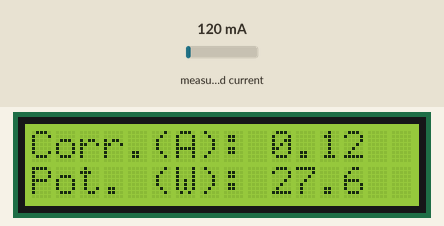
Simulated run of this sketch. Board: Arduino Uno, built with avr-gcc and run on an emulated ATmega328P. Shown: 16×2 character LCD. The test bench sets the inputs (shaded band); at power-on: measured current 120 mA. What the sketch prints to the serial monitor is not drawn.

Above: at 1.2 s.
1.3 s: measured current set to 40 mA
At 1.9 s:
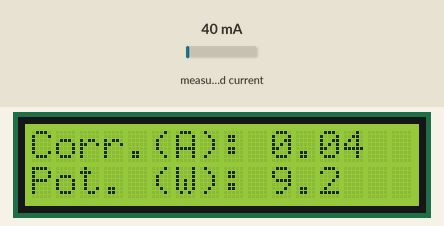
3.0 s: measured current set to 500 mA
At 4.6 s:
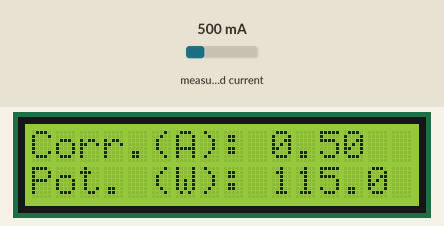
5.3 s: measured current set to 1000 mA
At 7.3 s:
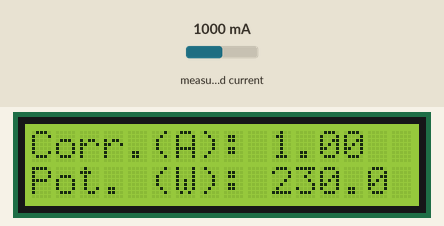
Timing chart, 0 to 8.8 s (numbered marks = the images above; inputs shaded):
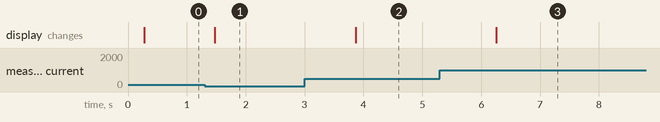

The sketch:

arduino_amperometro_con_sct-013-030_i2c.ino
```cpp
//Arduino Misuratore di potenzza e corrente elettrica con SCT-013-030

//Per il corretto funzionamento istallare la libreria EmonLib


#include "EmonLib.h"
#include <Wire.h>     // Libreria wire già presente in Arduino ide
#include <LiquidCrystal_I2C.h> // Libreria display I2C

LiquidCrystal_I2C lcd(0x27, 2, 1, 0, 4, 5, 6, 7, 3, POSITIVE);

EnergyMonitor emon1;

//Inserire la tensione della vostra rete elettrica
int rede = 230.0; // Italia 230V in alcuni paesi 110V

//Pin del sensore SCT su A1
int pin_sct = 1;

void setup()
{
  lcd.begin(16, 2);//Inizializzazione display
  lcd.clear();
  Serial.begin(9600);   //Apro la comunicazione seriale
  //Pin, calibrazione - Corrente Const= Ratio/Res. Burder. 1800/62 = 29.
  emon1.current(pin_sct, 29);
  //Informazioni iniziali display
  lcd.setCursor(0,0);
  lcd.print("Corr.(A):");
  lcd.setCursor(0,1);
  lcd.print("Pot. (W):");
}

void loop()
{
  //Calcolo della corrente
  double Irms = emon1.calcIrms(1480);
  //Mostra il valore della Corrente
  Serial.print("Corrente : ");
  Serial.print(Irms); // Irms
  lcd.setCursor(10,0);
  lcd.print(Irms);

  //Calcola e mostra i valori della Potenza
  Serial.print(" Potenza : ");
  Serial.println(Irms*rede);//Scrivo sul monitor seriale Corrente*Tensione=Potenza
  lcd.setCursor(10,1);
  lcd.print("      ");
  lcd.setCursor(10,1);
  lcd.print(Irms*rede,1); //Scrivo sul display Corrente*Tensione=Potenza

  delay(1000);
}
```

Measured:
- after the input at 1.3 s, the display: changes after 0.17 s (image 1)
- after the input at 3.0 s, the display: changes after 0.86 s (image 2)
- after the input at 5.3 s, the display: changes after 0.96 s (image 3)
